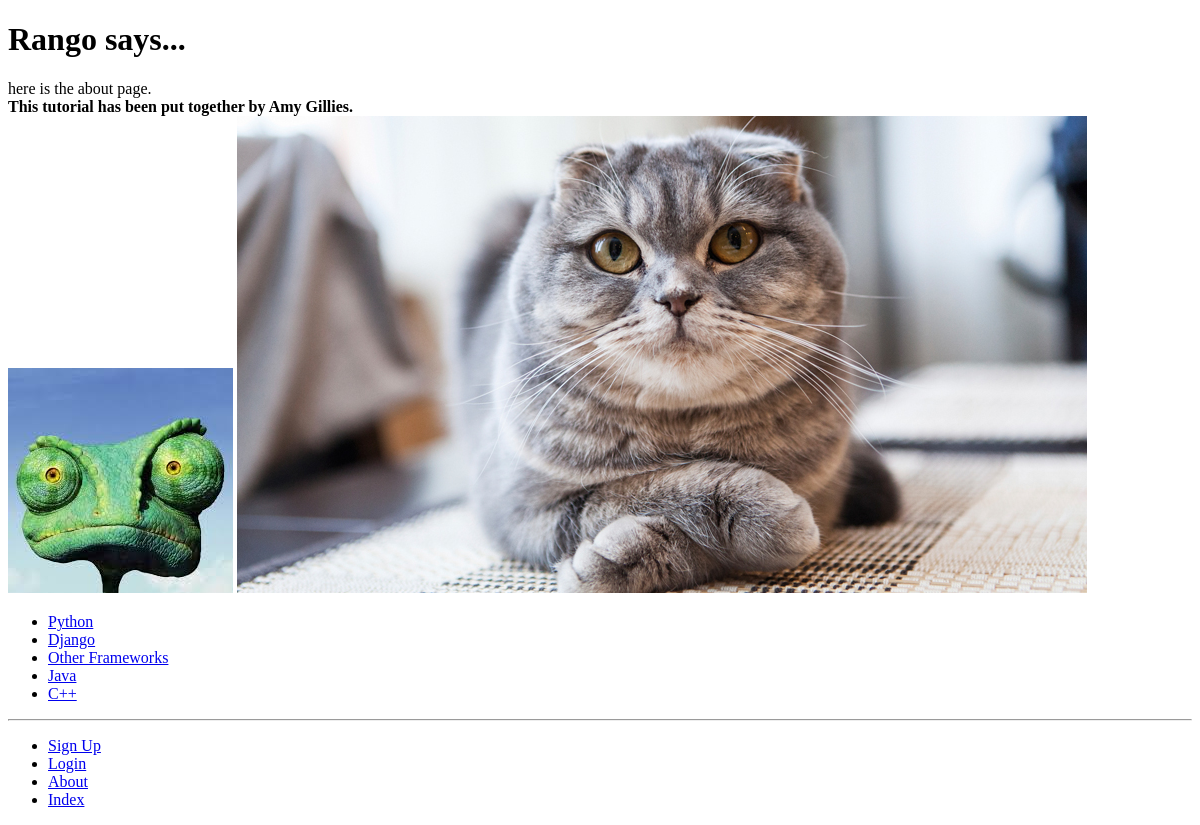
Page /rango/about/ on the earlier database version.
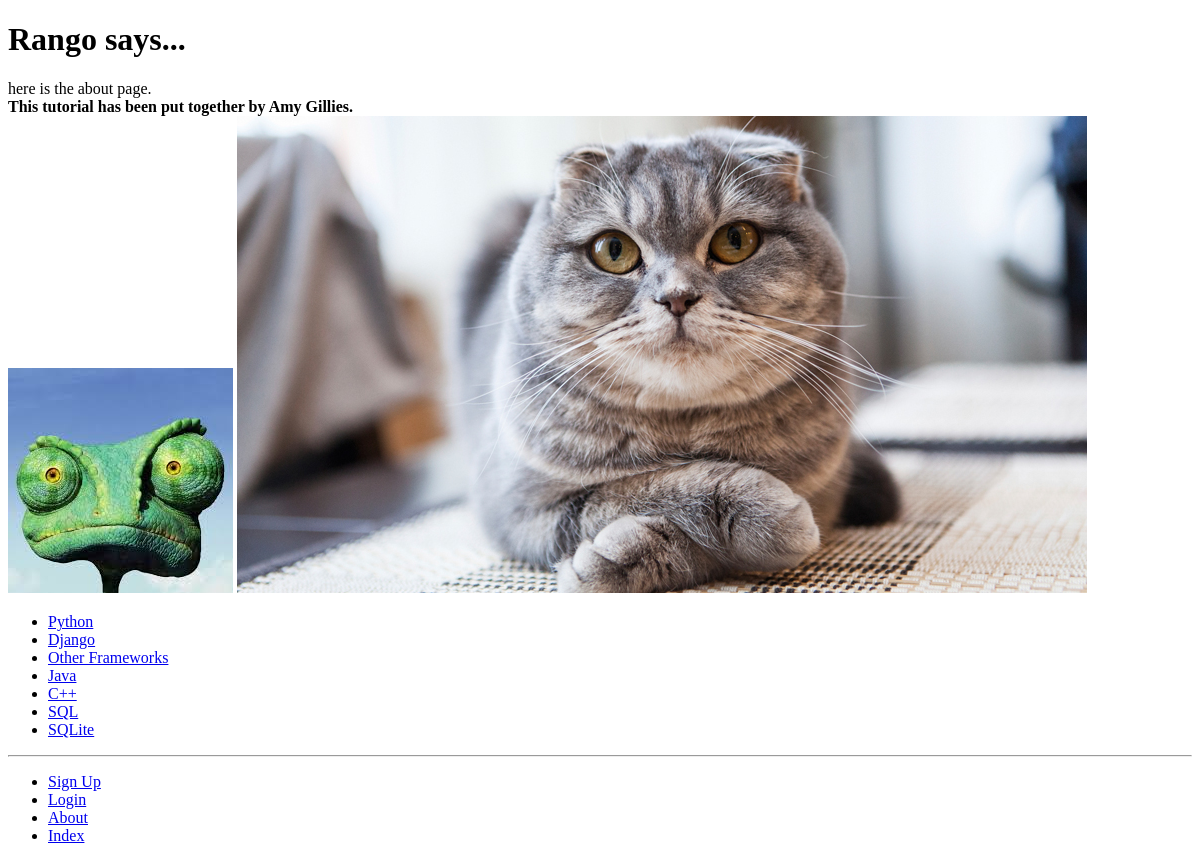
Same page on the later database version.
### rango/models.py (models this page shows, shortened)
class Category(models.Model):
    NAME_MAX_LENGTH = 128
    name = models.CharField(max_length=NAME_MAX_LENGTH, unique=True)
    views = models.IntegerField(default=0)
    likes = models.IntegerField(default=0)
    slug = models.SlugField(unique=True)
    class Meta:
        verbose_name_plural = 'Categories'

### rango/views.py (the view)
# urls.py: path('about/', views.about, name='about'),
def about(request):
    context_dict = {'boldmessage': 'This tutorial has been put together by Amy Gillies.'}
    return render(request, 'rango/about.html', context=context_dict)

### rango/templatetags/rango_template_tags.py (called while the page is built)
@register.inclusion_tag('rango/categories.html')
def get_category_list(current_category=None):
    return {'categories': Category.objects.all(),
            'current_category': current_category}

### templates/rango/about.html (shortened to what this page needs)
{% extends 'rango/base.html' %}
{% load staticfiles %}
{% block body_block %}
    <h1>Rango says...</h1>
    <div>
        here is the about page.<br />
        <strong>{{ boldmessage }}</strong><br />
    </div>
    <div>
        <img src="{% static 'images/rango.jpg' %}" alt="Picture of Rango" />
        <img src="{{ MEDIA_URL }}cat.jpg" alt="Picture of a Cat." />
    </div>
{% endblock %}

### templates/rango/categories.html
<ul>
    {% if categories %}
        {% for c in categories %}
            {% if c == current_category %}
                <li>
                    <strong>
                        <a href="{% url 'rango:show_category' c.slug %}">{{ c.name }}</a>
                    </strong>
                </li>
            {% else %}
                <li>
                    <a href="{% url 'rango:show_category' c.slug %}">{{ c.name }}</a>
                </li>
            {% endif %}
        {% endfor %}
    {% else %}
        <li><strong>There are no categories present.</strong></li>
    {% endif %}
</ul>

Differences in the rows shown:
added Category: name "SQL"
added Category: name "SQLite"
